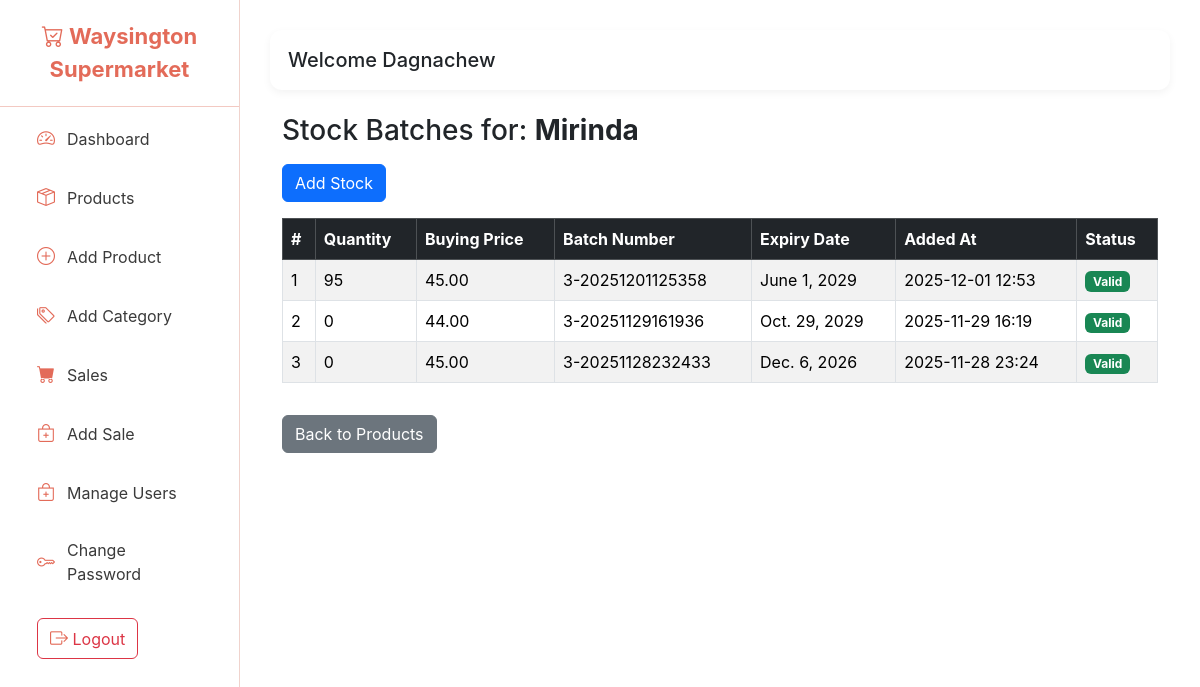
/products/3/batches/ (signed in), run on the app's committed database.
### authentication/models.py (models this page shows, shortened)
class CustomUser(AbstractUser):
    class UserType(models.TextChoices):
        ADMIN = "admin", "Admin"
        CASHIER = "cashier", "Cashier"
    user_type = models.CharField(
        max_length=20,
        choices=UserType.choices,
        default=UserType.CASHIER
    )
    middle_name = models.CharField(max_length=100, null=True, blank=True)
    company = models.ForeignKey(Company, on_delete=models.CASCADE)

### myapp/models.py (models this page shows, shortened)
class Product(models.Model):
    name = models.CharField(max_length=200)
    category = models.ForeignKey(Category, on_delete=models.SET_NULL, null=True)
    barcode = models.CharField(max_length=100, blank=True, null=True)
    selling_price = models.DecimalField(max_digits=10, decimal_places=2)
    low_stock_threshold = models.PositiveIntegerField(default=10)  # NEW FIELD
    created_at = models.DateTimeField(auto_now_add=True)

class Stock(models.Model):
    product = models.ForeignKey(Product,related_name="batches", on_delete=models.CASCADE)
    quantity = models.PositiveIntegerField()
    buying_price = models.DecimalField(max_digits=10, decimal_places=2)
    batch_number = models.CharField(max_length=100, blank=True, null=True)
    expiry_date = models.DateField(blank=True, null=True)
    added_at = models.DateTimeField(auto_now_add=True)

### myapp/views.py (the view)
# urls.py: path('products/<int:product_id>/batches/', views.product_batches, name='product_batches'),
@login_required(login_url='/accounts/login')
@user_passes_test(is_admin)
def product_batches(request, product_id):
    product = get_object_or_404(Product, id=product_id)
    batches = Stock.objects.filter(product=product).order_by('-added_at')
    return render(request, 'product_batches.html', {
        'product': product,
        'batches': batches
    })

### authentication/views.py (called while the page is built)
def is_admin(user):
    return user.user_type == 'admin'

### template/product_batches.html (shortened to what this page needs)
{% extends "base.html" %}
{% block content %}
<div class="container mt-4">
    <h3 class="mb-3">Stock Batches for: <strong>{{ product.name }}</strong></h3>
    <a href="{% url 'add_stock' %}" class="btn btn-primary mb-3">
        Add Stock
    </a>
    {% if batches %}
    <table class="table table-bordered table-striped">
        <thead class="table-dark">
            <tr>
                <th>#</th>
                <th>Quantity</th>
                <th>Buying Price</th>
                <th>Batch Number</th>
                <th>Expiry Date</th>
                <th>Added At</th>
                <th>Status</th>
            </tr>
        </thead>
        <tbody>
            {% for batch in batches %}
            <tr>
                <td>{{ forloop.counter }}</td>
                <td>{{ batch.quantity }}</td>
                <td>{{ batch.buying_price }}</td>
                <td>{{ batch.batch_number|default:"-" }}</td>
                <td>
                    {% if batch.expiry_date %}
                        {{ batch.expiry_date }}
                    {% else %}
                        -
                    {% endif %}
                </td>
                <td>{{ batch.added_at|date:"Y-m-d H:i" }}</td>
                <td>
                    {% if batch.is_expired %}
                        <span class="badge bg-danger">Expired</span>
                    {% else %}
                        <span class="badge bg-success">Valid</span>
                    {% endif %}
                </td>
            </tr>
            {% endfor %}
        </tbody>
    </table>
    {% else %}
    <div class="alert alert-warning">
        No stock batches found for this product.
    </div>
    {% endif %}
    <a href="{% url 'products' %}" class="btn btn-secondary mt-3">Back to Products</a>
</div>
{% endblock %}

### template/base.html (shortened to what this page needs)
<!DOCTYPE html>
<html lang="en">
<head>
    <link href="https://cdn.jsdelivr.net/npm/bootstrap@5.3.3/dist/css/bootstrap.min.css" rel="stylesheet">
    <link href="https://cdn.jsdelivr.net/npm/bootstrap-icons@1.10.5/font/bootstrap-icons.css" rel="stylesheet">
</head>
<body>
    <div class="sidebar">
        <div class="brand">
            <i class="bi bi-cart-check"></i> Waysington Supermarket
        </div>
        <a href="{% url 'home' %}" class="{% if request.resolver_match.url_name == 'cashier_view'  %}active{% endif %}">
            <i class="bi bi-speedometer2"></i> Dashboard
        </a>
        <a href="{% url 'products' %}" class="{% if request.resolver_match.url_name == 'products' %}active{% endif %}">
    <i class="bi bi-box-seam"></i> Products</a>
        <a href="{% url 'add_product' %}" class="{% if request.resolver_match.url_name == 'add_product' %}active{% endif %}">
            <i class="bi bi-plus-circle"></i> Add Product
        </a>
        <a href="{% url 'add_category' %}" class="{% if request.resolver_match.url_name == 'add_category' %}active{% endif %}">
    <i class="bi bi-tags"></i> Add Category
</a>
        <a href="{% url 'sales' %}" class="{% if request.resolver_match.url_name == 'sales' %}active{% endif %}">
            <i class="bi bi-cart-fill"></i> Sales
        </a>
        <a href="{% url 'add_sale' %}" class="{% if request.resolver_match.url_name == 'add_sale' %}active{% endif %}">
            <i class="bi bi-bag-plus"></i> Add Sale
        </a>
        <a href="{% url 'manage_users' %}" class="{% if request.resolver_match.url_name == 'manage_users' %}active{% endif %}">
            <i class="bi bi-bag-plus"></i> Manage Users
        </a>
            <a href="{% url 'password_change' %}">
            <i class="bi bi-key"></i> Change Password
        </a>
        <a>
            <form method="POST" action="{% url 'logout' %}">
                <button type="submit" class="btn btn-outline-danger">
                    <i class="bi bi-box-arrow-right"></i> Logout
                </button>
            </form>
        </a>
    </div>
    <div class="main-content">
        <div class="top-bar">
            <h5 class="m-0">Welcome {{request.user.first_name}}</h5>
        </div>
        <div>
            {% block content %}
            {% endblock %}
        </div>
    </div>
</body>
</html>

### template/base.html (style rules this page uses)
:root { --coral: #ff7f6b; --coral-dark: #e36b59; --coral-light: #ff9e8c; --sidebar-bg: white; --sidebar-text: #3a3a3a; --sidebar-hover: #ffe5e0; --accent: #ff7f6b; }
body { font-family: 'Inter', sans-serif; }
.sidebar { width: 240px; height: 100vh; background: var(--sidebar-bg); border-right: 1px solid #f0d3cd; padding-top: 20px; position: fixed; }
.sidebar .brand { font-size: 22px; font-weight: 700; color: var(--coral-dark); text-align: center; padding-bottom: 20px; border-bottom: 1px solid #f3c9c2; }
.sidebar a { color: var(--sidebar-text); padding: 14px 25px; display: flex; align-items: center; gap: 12px; font-size: 16px; text-decoration: none; transition: 0.25s; border-radius: 8px; margin: 4px 12px; }
.sidebar a i { font-size: 18px; color: var(--coral-dark); }
.main-content { margin-left: 240px; padding: 30px; }
.top-bar { background: white; padding: 18px; border-radius: 12px; box-shadow: 0 3px 8px rgba(0,0,0,0.05); margin-bottom: 20px; }

### data on the page
CustomUser: user.first_name "Dagnachew"
Product: name "Mirinda"
Stock: quantity "95", buying_price "45.00", batch_number "3-20251201125358", expiry_date "June 1, 2029", added_at "2025-12-01 12:53"
Stock: quantity "0", buying_price "44.00", batch_number "3-20251129161936", expiry_date "Oct. 29, 2029", added_at "2025-11-29 16:19"
Stock: quantity "0", buying_price "45.00", batch_number "3-20251128232433", expiry_date "Dec. 6, 2026", added_at "2025-11-28 23:24"
